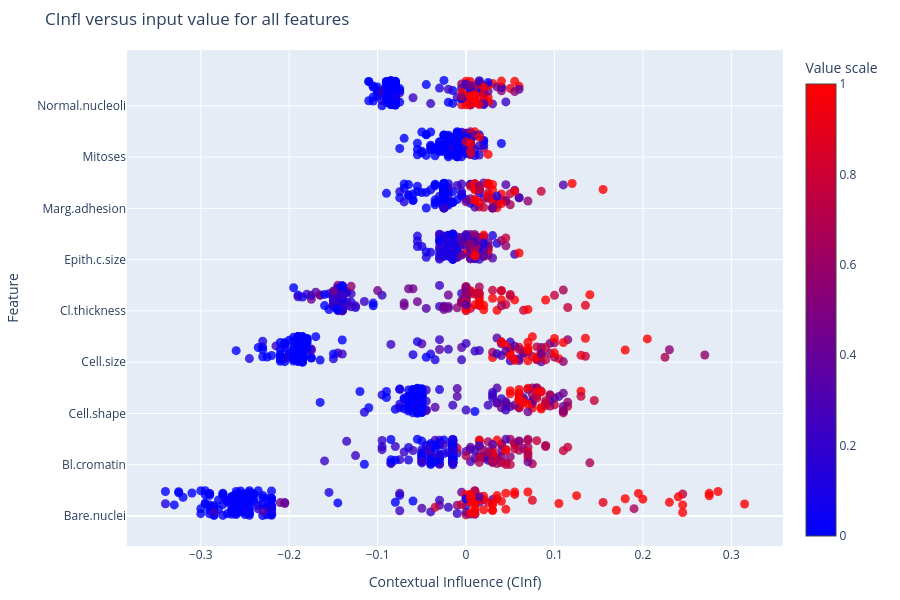

Notebook code cell kept with this figure:
### Code cell
fig = ciuplots.ciu_beeswarm(CIUres,xcol='Cinfl',  legend_title='Value scale')
fig.update_layout(height=600, width=900, margin=dict(l=20, r=20, t=50, b=20))
fig.update_layout(
    title='CInfl versus input value for all features',
    xaxis=dict(title='Contextual Influence (CInf)'),
    yaxis=dict(title='Feature'),
)
fig.show()

### Figure 1 — Plotly figure (JSON) as saved in the notebook; plotly's stock layout.template omitted (floating-point values rounded to 4 significant figures; data arrays with more than 128 entries replaced by an {"elided": "..."} marker saying what was removed)
{"data": [{"marker": {"color": {"elided": "205 float values"}, "colorbar": {"title": {"text": "Value scale"}}, "colorscale": [[0, "blue"], [1, "red"]], "opacity": 0.8, "size": 9}, "mode": "markers", "name": "Bare.nuclei", "type": "scatter", "x": {"elided": "205 float values"}, "y": {"elided": "1845 float values"}}, {"marker": {"color": {"elided": "205 float values"}, "colorscale": [[0, "blue"], [1, "red"]], "opacity": 0.8, "size": 9}, "mode": "markers", "name": "Bl.cromatin", "type": "scatter", "x": {"elided": "205 float values"}, "y": {"elided": "1845 float values"}}, {"marker": {"color": {"elided": "205 float values"}, "colorscale": [[0, "blue"], [1, "red"]], "opacity": 0.8, "size": 9}, "mode": "markers", "name": "Cell.shape", "type": "scatter", "x": {"elided": "205 float values"}, "y": {"elided": "1845 float values"}}, {"marker": {"color": {"elided": "205 float values"}, "colorscale": [[0, "blue"], [1, "red"]], "opacity": 0.8, "size": 9}, "mode": "markers", "name": "Cell.size", "type": "scatter", "x": {"elided": "205 float values"}, "y": {"elided": "1845 float values"}}, {"marker": {"color": {"elided": "205 float values"}, "colorscale": [[0, "blue"], [1, "red"]], "opacity": 0.8, "size": 9}, "mode": "markers", "name": "Cl.thickness", "type": "scatter", "x": {"elided": "205 float values"}, "y": {"elided": "1845 float values"}}, {"marker": {"color": {"elided": "205 float values"}, "colorscale": [[0, "blue"], [1, "red"]], "opacity": 0.8, "size": 9}, "mode": "markers", "name": "Epith.c.size", "type": "scatter", "x": {"elided": "205 float values"}, "y": {"elided": "1845 float values"}}, {"marker": {"color": {"elided": "205 float values"}, "colorscale": [[0, "blue"], [1, "red"]], "opacity": 0.8, "size": 9}, "mode": "markers", "name": "Marg.adhesion", "type": "scatter", "x": {"elided": "205 float values"}, "y": {"elided": "1845 float values"}}, {"marker": {"color": {"elided": "205 float values"}, "colorscale": [[0, "blue"], [1, "red"]], "opacity": 0.8, "size": 9}, "mode": "markers", "name": "Mitoses", "type": "scatter", "x": {"elided": "205 float values"}, "y": {"elided": "1845 float values"}}, {"marker": {"color": {"elided": "205 float values"}, "colorscale": [[0, "blue"], [1, "red"]], "opacity": 0.8, "size": 9}, "mode": "markers", "name": "Normal.nucleoli", "type": "scatter", "x": {"elided": "205 float values"}, "y": {"elided": "1845 float values"}}], "layout": {"coloraxis": {"showscale": true}, "height": 600, "legend": {"title": {"text": "My Legend Title"}}, "margin": {"b": 20, "l": 20, "r": 20, "t": 50}, "showlegend": false, "title": {"text": "CInfl versus input value for all features"}, "width": 900, "xaxis": {"title": {"text": "Contextual Influence (CInf)"}}, "yaxis": {"ticktext": ["Bare.nuclei", "Bl.cromatin", "Cell.shape", "Cell.size", "Cl.thickness", "Epith.c.size", "Marg.adhesion", "Mitoses", "Normal.nucleoli"], "tickvals": [0, 1, 2, 3, 4, 5, 6, 7, 8], "title": {"text": "Feature"}}}}
